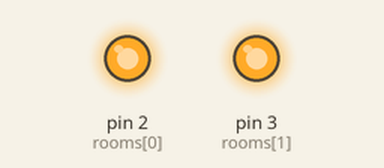
The sketch below on a simulated Arduino Uno, built with avr-gcc and run on an emulated ATmega328P. Parts: output pins drawn as LEDs (lit = HIGH).

Above: at 0.1 s.
Timing chart, 0 to 1.6 s (numbered marks = the images above):
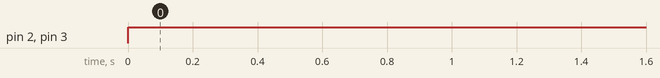

The sketch:

sfeararduino.ino
```cpp
int rooms[] = {2,3,4,5};
String signals[] = {"on", "off"};
int start, finish = 0;
String firstnum, secondnum;
int led2 = 2;
int led3 = 3;
int led4 = 4;
int led5 = 5;
void setup() {
  // put your setup code here, to run once:
Serial.begin(9600);

pinMode(0, OUTPUT);
pinMode(1, OUTPUT);
pinMode(2, OUTPUT);
pinMode(3, OUTPUT);
}

void loop() {
digitalWrite(rooms[0], HIGH);
digitalWrite(rooms[1], HIGH);
digitalWrite(rooms[2], HIGH);
digitalWrite(rooms[3], HIGH);
//    act();
}
//}
int y = 0;
void act(){
//  Serial.println("Test");
  if (Serial.available() > 0) {
    firstnum = Serial.readString();
//    Serial.println(firstnum+":kasjdl");
    String x = firstnum;
//    secondnum = x.substring(1,2);
//    if(secondnum=="0"){
//      digitalWrite(rooms[x],LOW);
//      }
//    if(secondnum=="1"){
//      digitalWrite(rooms[x],HIGH);
//      }
      if(x=="1"){
        digitalWrite(rooms[0],HIGH);
        y=0;
        }
      else if(x=="0"){
        digitalWrite(rooms[0],LOW);
        y=1;
        }
      delay(50);

  }

  }

void debugger(){
  Serial.println("0 on");
  delay(2000);
  Serial.println("0 off");
  delay(2000);
  digitalWrite(rooms[0], HIGH);
digitalWrite(rooms[1], HIGH);
digitalWrite(rooms[2], HIGH);
digitalWrite(rooms[3], HIGH);
}

void readFromSerial(){

}
```

Measured:
- by itself, pin 2 (rooms[0]), pin 3 (rooms[1]): LOW → HIGH at 0.00 s
